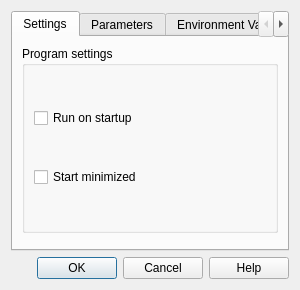
<?xml version="1.0" encoding="UTF-8"?>
<ui version="4.0">
 <class>ConfigDialog</class>
 <widget class="QDialog" name="ConfigDialog">
  <property name="windowTitle">
   <string>Advance Options</string>
  </property>
  <layout class="QVBoxLayout">
   <item>
    <widget class="QTabWidget" name="tabWidget">
     <property name="currentIndex">
      <number>0</number>
     </property>
     <widget class="QWidget" name="settingsTab">
      <attribute name="title">
       <string>Settings</string>
      </attribute>
      <layout class="QVBoxLayout">
       <item>
        <widget class="QGroupBox" name="settingGroupBox">
         <property name="title">
          <string>Program settings</string>
         </property>
         <layout class="QVBoxLayout" name="verticalLayout">
          <item>
           <widget class="QCheckBox" name="startupCheckBox">
            <property name="text">
             <string>Run on startup</string>
            </property>
           </widget>
          </item>
          <item>
           <widget class="QCheckBox" name="minimizeCheckBox">
            <property name="text">
             <string>Start minimized</string>
            </property>
           </widget>
          </item>
         </layout>
        </widget>
       </item>
       <item>
        <spacer>
         <property name="orientation">
          <enum>Qt::Vertical</enum>
         </property>
        </spacer>
       </item>
      </layout>
     </widget>
     <widget class="QWidget" name="paramTab">
      <attribute name="title">
       <string>Parameters</string>
      </attribute>
      <layout class="QGridLayout">
       <item row="1" column="1">
        <widget class="QLineEdit" name="tokenEdit"/>
       </item>
       <item row="2" column="0">
        <widget class="QLabel" name="endpointLabel">
         <property name="text">
          <string>Endpoint</string>
         </property>
        </widget>
       </item>
       <item row="3" column="1">
        <widget class="QLineEdit" name="cnrelayEdit"/>
       </item>
       <item row="2" column="1">
        <widget class="QLineEdit" name="endpointEdit"/>
       </item>
       <item row="1" column="0">
        <widget class="QLabel" name="tokenLabel">
         <property name="text">
          <string>Token</string>
         </property>
        </widget>
       </item>
       <item row="3" column="0">
        <widget class="QLabel" name="cnrelayLabel">
         <property name="text">
          <string>CNRelay</string>
         </property>
        </widget>
       </item>
       <item row="4" column="0">
        <widget class="QLabel" name="otherLabel">
         <property name="text">
          <string>Other</string>
         </property>
         <property name="alignment">
          <set>Qt::AlignLeading|Qt::AlignLeft|Qt::AlignTop</set>
         </property>
        </widget>
       </item>
       <item row="4" column="1">
        <widget class="QPlainTextEdit" name="otherEdit">
         <property name="sizePolicy">
          <sizepolicy hsizetype="Ignored" vsizetype="Ignored">
           <horstretch>0</horstretch>
           <verstretch>0</verstretch>
          </sizepolicy>
         </property>
         <property name="placeholderText">
          <string>-option1 parameter1
-option2 parameter2</string>
         </property>
        </widget>
       </item>
      </layout>
     </widget>
     <widget class="QWidget" name="envTab">
      <attribute name="title">
       <string>Environment Variables</string>
      </attribute>
      <layout class="QHBoxLayout">
       <item>
        <widget class="QPlainTextEdit" name="envEdit">
         <property name="sizePolicy">
          <sizepolicy hsizetype="MinimumExpanding" vsizetype="MinimumExpanding">
           <horstretch>0</horstretch>
           <verstretch>0</verstretch>
          </sizepolicy>
         </property>
         <property name="placeholderText">
          <string>VARIABLE_NAME_1=variable_value_1
VARIABLE_NAME_2=variable_value_2</string>
         </property>
        </widget>
       </item>
      </layout>
     </widget>
    </widget>
   </item>
   <item>
    <widget class="QDialogButtonBox" name="buttonBox">
     <property name="standardButtons">
      <set>QDialogButtonBox::Cancel|QDialogButtonBox::Help|QDialogButtonBox::Ok</set>
     </property>
    </widget>
   </item>
  </layout>
 </widget>
 <resources/>
 <connections/>
</ui>
